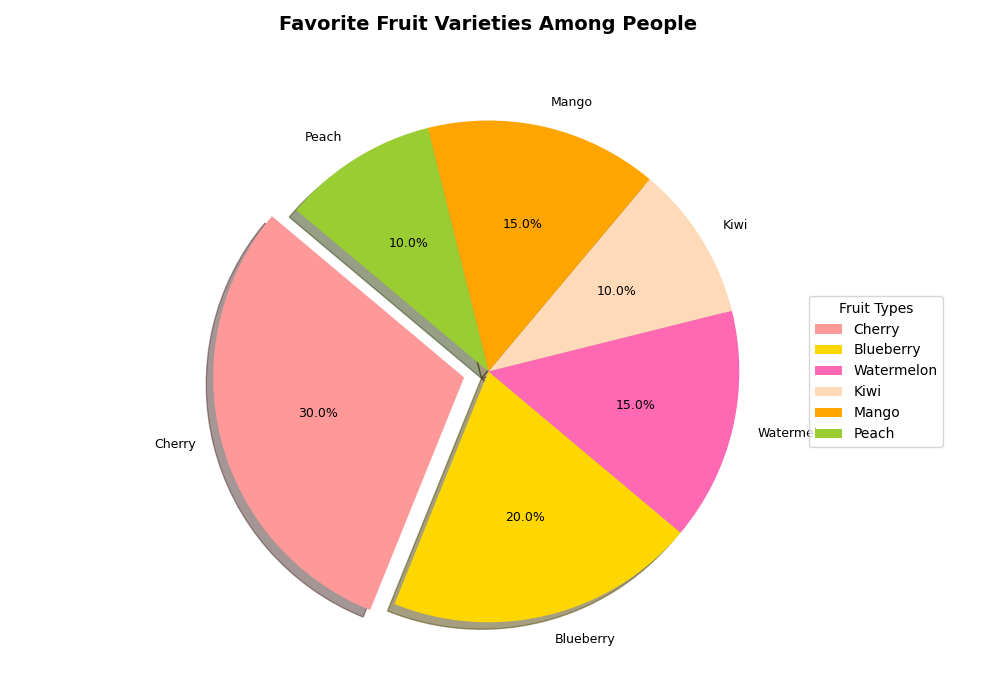

The Python source for this figure:
import matplotlib.pyplot as plt

flavors = ['Cherry', 'Blueberry', 'Watermelon', 'Kiwi', 'Mango', 'Peach']
preferences = [300, 200, 150, 100, 150, 100]
colors = ['#FF9999', '#FFD700', '#FF69B4', '#FFDAB9', '#FFA500', '#9ACD32']

fig, ax = plt.subplots(figsize=(10, 7), subplot_kw=dict(aspect="equal"))

explode = [0.1 if i == max(preferences) else 0 for i in preferences]

wedges, texts, autotexts = ax.pie(
    preferences, explode=explode, labels=flavors, colors=colors, autopct='%1.1f%%', shadow=True, 
    startangle=140, textprops={'fontsize': 9, 'color': 'black'}
)

ax.set_title('Favorite Fruit Varieties Among People', fontsize=14, fontweight='bold', pad=20)
ax.legend(wedges, flavors, title="Fruit Types", loc="center left", bbox_to_anchor=(1, 0.5))

plt.tight_layout()
plt.show()
